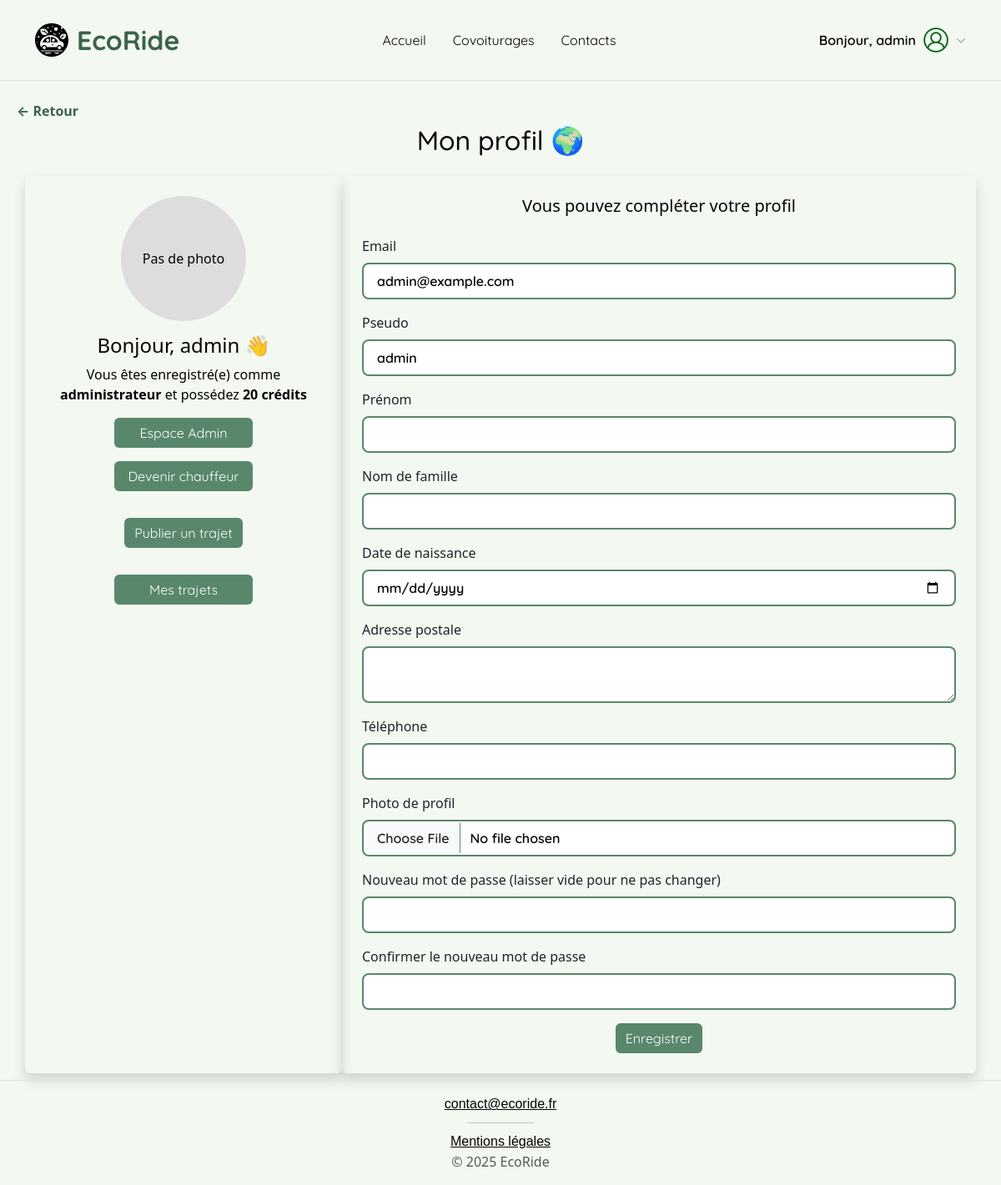
The app's page /pages/profil.php (signed in) with its own data.
### tables this page shows
CREATE TABLE `utilisateurs` (
  `id` int(11) NOT NULL,
  `pseudo` varchar(50) NOT NULL,
  `prenom` varchar(50) DEFAULT NULL,
  `nom_famille` varchar(50) DEFAULT NULL,
  `date_naissance` date DEFAULT NULL,
  `adresse_postale` text DEFAULT NULL,
  `telephone` varchar(20) DEFAULT NULL,
  `email` varchar(100) NOT NULL,
  `mot_de_passe` varchar(255) NOT NULL,
  `credits` int(11) DEFAULT 20,
  `role` enum('passager','chauffeur','passager_chauffeur','employe','administrateur') NOT NULL DEFAULT 'passager',
  `date_creation` datetime DEFAULT current_timestamp(),
  `photo_profil` varchar(255) DEFAULT NULL,
  `statut` varchar(20) NOT NULL DEFAULT 'actif'
);

### pages/profil.php (the view, shortened to what this page needs)
<?php
require_once '../config/db.php';
$userId = $_SESSION['user_id'];
$stmt = $pdo->prepare("SELECT * FROM utilisateurs WHERE id = :id");
$stmt->execute(['id' => $userId]);
$user = $stmt->fetch(PDO::FETCH_ASSOC);
?>
<?php require_once '../templates/header.php'; ?>
<div class="container my-1 mb-2">
    <h2 class="text-center mb-4">Mon profil 🌍</h2>
    <div class="row">
        <div class="col-md-4 text-center p-4 shadow rounded">
            <?php if ($user['photo_profil']): ?>
                <img src="../<?= htmlspecialchars($user['photo_profil']) ?>" alt="Photo profil"
                     class="img-fluid rounded-circle mb-3" style="width:150px; height:150px; object-fit:cover;">
            <?php else: ?>
                <div style="width:150px; height:150px; line-height:150px; border-radius:50%; background:#ddd; margin:auto; margin-bottom:15px;">
                    Pas de photo
                </div>
            <?php endif; ?>
            <h4>Bonjour, <?= htmlspecialchars($user['pseudo']) ?> 👋</h4>
            <p>Vous êtes enregistré(e) comme <strong><?= htmlspecialchars($user['role']) ?></strong> et possédez <strong><?= htmlspecialchars($user['credits']) ?> crédits</strong></p>
            <div class="d-grid gap-3 w-50 mx-auto">
                <?php if (isset($_SESSION['user_role']) && $_SESSION['user_role'] === 'administrateur'): ?>
                    <a href="/EcoRide/admin/espace_admin.php" class="btn custom-btn">Espace Admin</a>
                <?php endif; ?>
                <?php if ($user['role'] !== 'chauffeur' && $user['role'] !== 'passager_chauffeur'): ?>
                    <a href="devenir_chauffeur.php" class="btn custom-btn">Devenir chauffeur</a>
                <?php else: ?>
                    <a href="mes_vehicules.php" class="btn custom-btn">Mes véhicules</a>
                <?php endif; ?>
                <form method="post" action="" class="my-3">
                    <button type="submit" name="publier_trajet" class="btn custom-btn w-100">Publier un trajet</button>
                </form>
                <a href="mes_trajets.php" class="btn custom-btn">Mes trajets</a>
            </div>
        </div>
        <div class="col-md-8 p-4 shadow rounded">
            <h5 class="text-center mb-4">Vous pouvez compléter votre profil</h5>
            <form action="" method="post" enctype="multipart/form-data" novalidate>
                <div class="mb-3">
                    <label for="email" class="form-label">Email</label>
                    <input type="email" name="email" id="email" class="form-control" required value="<?= htmlspecialchars($user['email']) ?>">
                </div>
                <div class="mb-3">
                    <label for="pseudo" class="form-label">Pseudo</label>
                    <input type="text" name="pseudo" id="pseudo" class="form-control" required value="<?= htmlspecialchars($user['pseudo']) ?>">
                </div>
                <div class="mb-3">
                    <label for="prenom" class="form-label">Prénom</label>
                    <input type="text" name="prenom" id="prenom" class="form-control" required value="<?= htmlspecialchars($user['prenom'] ?? '') ?>">
                </div>
                <div class="mb-3">
                    <label for="nom_famille" class="form-label">Nom de famille</label>
                    <input type="text" name="nom_famille" id="nom_famille" class="form-control" required value="<?= htmlspecialchars($user['nom_famille'] ?? '') ?>">
                </div>
                <div class="mb-3">
                    <label for="date_naissance" class="form-label">Date de naissance</label>
                    <input type="date" name="date_naissance" id="date_naissance" class="form-control" required value="<?= htmlspecialchars($user['date_naissance'] ?? '') ?>">
                </div>
                <div class="mb-3">
                    <label for="adresse_postale" class="form-label">Adresse postale</label>
                    <textarea name="adresse_postale" id="adresse_postale" class="form-control" required><?= htmlspecialchars($user['adresse_postale'] ?? '') ?></textarea>
                </div>
                <div class="mb-3">
                    <label for="telephone" class="form-label">Téléphone</label>
                    <input type="tel" name="telephone" id="telephone" class="form-control" required value="<?= htmlspecialchars($user['telephone'] ?? '') ?>">
                </div>
                <div class="mb-3">
                    <label for="photo_profil" class="form-label">Photo de profil</label>
                    <input type="file" name="photo_profil" id="photo_profil" accept="image/*" class="form-control">
                </div>
                <div class="mb-3">
                    <label for="password" class="form-label">Nouveau mot de passe (laisser vide pour ne pas changer)</label>
                    <input type="password" name="password" id="password" class="form-control" autocomplete="new-password">
                </div>
                <div class="mb-3">
                    <label for="password_confirm" class="form-label">Confirmer le nouveau mot de passe</label>
                    <input type="password" name="password_confirm" id="password_confirm" class="form-control" autocomplete="new-password">
                </div>
                <div class="text-center">
                    <button type="submit" class="btn custom-btn">Enregistrer</button>
                </div>
            </form>
        </div>
    </div>
</div>
<?php require_once '../templates/footer.php'; ?>

### css/styles.css (style rules this page uses)
:root { --eco-green: #58876b; --eco-green-dark: #3b634b; --eco-bg: #f3f8f0; --eco-text: #040404; --eco-font: 'Quicksand', sans-serif; }
html, body { height: 100%; margin: 0; background-color: var(--eco-bg); }
body { display: flex; flex-direction: column; min-height: 100vh; }
.custom-btn { font-family: var(--eco-font); background-color: var(--eco-green); color: white; border: none; border-radius: 6px; width: auto !important; display: inline-block !important; transition: background-color 0.3s ease, transform 0.2s ease; }
h2 { display: flex; justify-content: center; font-family: var(--eco-font); color: var(--eco-green) }
.form-control { border: 2px solid var(--eco-green); border-radius: 12px; font-family: var(--eco-font); font-weight: 600; color: var(--eco-text); font-family: var(--eco-font); }
input[type="text"], input[type="email"], input[type="password"], input[type="datetime-local"], input.form-check-input, input[type="number"], input[type="tel"], input[type="date"], input[class="form-control"], select#vehicule_id, textarea#preferences_personnalisees, textarea#adresse_postale { border: 2px solid var(--eco-green); border-radius: 0.5rem; padding: 0.5rem 1rem; transition: border-color 0.15s ease, box-shadow 0.15s ease; background-color: #fff; }
.text-center { color: var(--eco-text); }
form { opacity: 1; transform: translateY(20px); transition: opacity 0.9s ease, transform 0.9s ease; }
form.loaded { opacity: 1; transform: translateY(0); }

### records on screen
utilisateurs: pseudo "admin", role "administrateur", credits "20", email "admin@example.com"

### other values on screen
$_SESSION['user_pseudo'] "admin"
